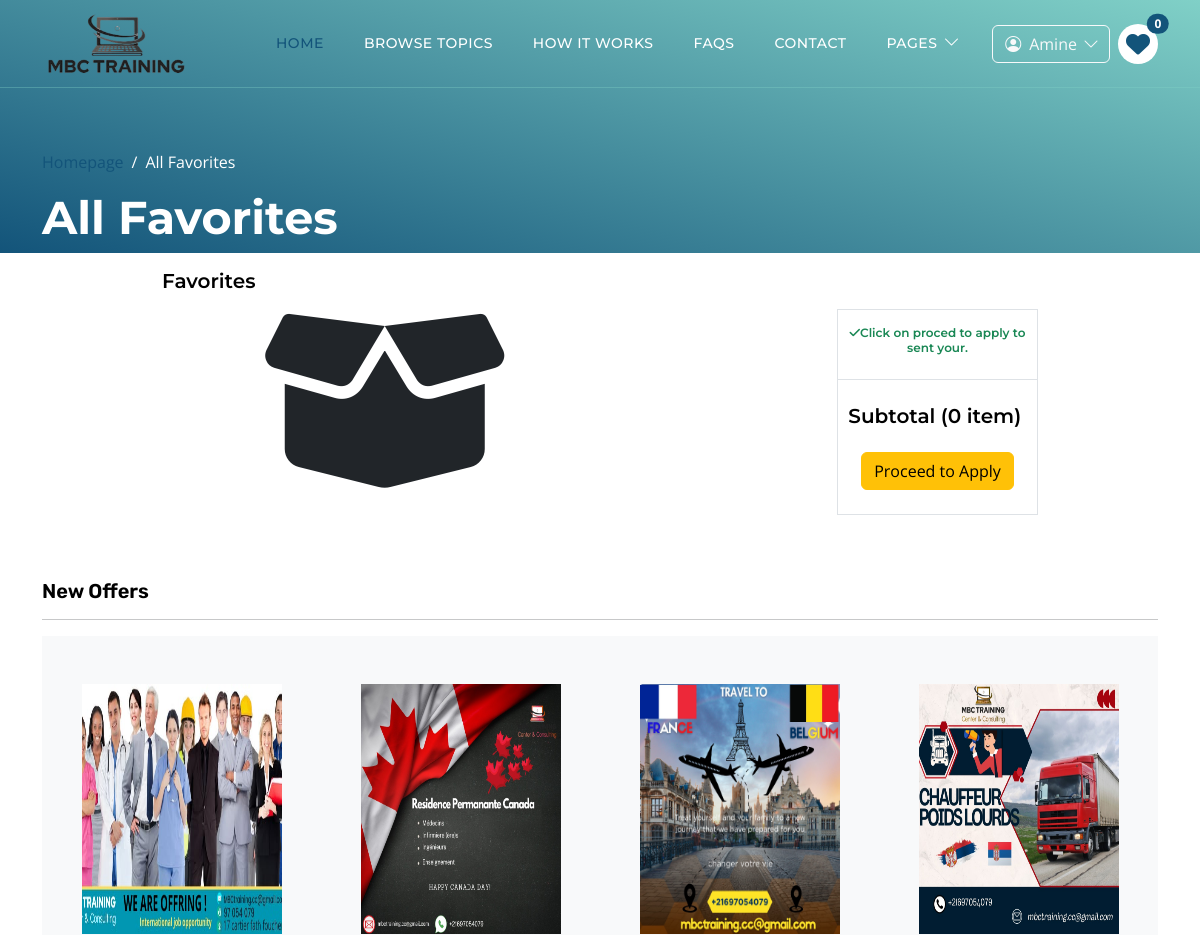
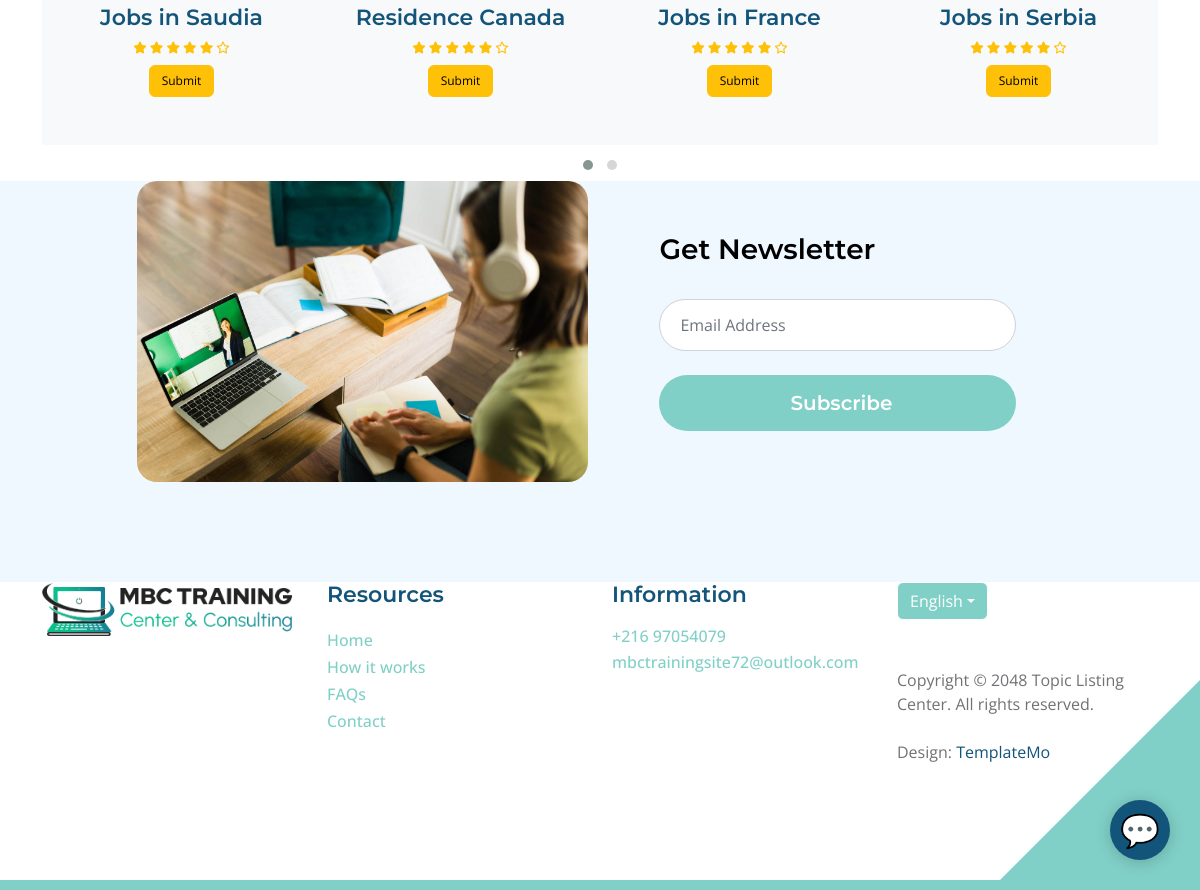
Screenshot of /favorites.php (signed in) with the database file from the repository (2 pictures, top to bottom).
### tables this page shows
CREATE TABLE `offer` (
  `item_id` INT(11) NOT NULL AUTO_INCREMENT,
  `item_name` VARCHAR(255) NOT NULL,
  `item_category` VARCHAR(255) NOT NULL,
  `item_image` VARCHAR(255) NOT NULL,
  `item_description` TEXT NOT NULL,
  `item_subdescription` VARCHAR(255) NOT NULL,
  `item_register` DATETIME DEFAULT NULL,
  PRIMARY KEY (`item_id`)
);

### favorites.php (called while the page is built)
<?php
include('header.php');
include('Template/_All Favorites.php');
include('Template/_favorites.php');
include('Template/_new-offers.php');
include('Template/_newsletter.php');
include('footer.php');
?>

### database/DBController.php (called while the page is built, shortened)
<?php
class DBController {
    protected $host = "localhost";
    protected $user = "root";
    protected $password = "";
    protected $database = "consulting";
    public function __construct() {
        $this->con = mysqli_connect($this->host, $this->user, $this->password, $this->database);
    }
}
?>

### functions.php (called while the page is built, shortened)
<?php
require('database/DBController.php');
require('database/Offer.php');
$db = new DBController();
$offer = new Offer($db);
$favorite = new Favorite($db);
?>

### database/Offer.php (called while the page is built, shortened)
<?php
class Offer {
    public $db = null;
    public function __construct(DBController $db) {
        $this->db = $db;
    }
    public function getData($table = 'offer') {
        $result = $this->db->con->query("SELECT * FROM {$table}");
        $resultArray = array();
        while($item = mysqli_fetch_array($result, MYSQLI_ASSOC)) {
            $resultArray[] = $item;
        }
        return $resultArray;
    }
}
?>

### Template/_new-offers.php (the view, shortened to what this page needs)
<?php
$offer_shuffle = $offer->getData();
shuffle($offer_shuffle);
?>
<section id="new-offers" class="mt-5">
    <div class="container">
        <h4 class="font-rubik font-size-20">New Offers</h4>
        <hr>
        <div class="owl-carousel owl-theme">
            <?php foreach($offer_shuffle as $item) { ?>
            <div class="item py-5 bg-light text-center">
                <div class="offer font-rale">
                    <a href="<?php printf('offer.php?item_id=%s', $item['item_id']); ?>"><img src="<?php echo $item['item_image'] ?? './images/offers/job offers france.jpg'; ?>" alt="offer1" class="img-fluid" style="width:200px;height:250px;"></a>
                    <div>
                        <h6><?php echo $item['item_name'] ?? 'Unknown Offer'; ?></h6>
                        <div class="rating text-warning font-size-12">
                            <span><i class="fas fa-star"></i></span>
                            <span><i class="fas fa-star"></i></span>
                            <span><i class="fas fa-star"></i></span>
                            <span><i class="fas fa-star"></i></span>
                            <span><i class="fas fa-star"></i></span>
                            <span><i class="far fa-star"></i></span>
                        </div>
                        <form method="post">
                            <?php
                                if (in_array($item['item_id'], $favorite->getFavoritesById($offer->getData('favorites')) ?? [])) {
                                    echo '<button type="submit" disabled class="btn btn-warning font-size-12 mt-2" name="new-offer-submit">In Favorites</button>';
                                } else {
                                    echo '<button type="submit" class="btn btn-warning font-size-12 mt-2" name="new-offer-submit">Submit</button>';
                                }
                            ?>
                        </form>
                    </div>
                </div>
            </div>
            <?php } ?>
        </div>
    </div>
</section>

### css/templatemo-topic-listing.css (style rules this page uses)
:root { --white-color: #ffffff; --primary-color: #13547a; --secondary-color: #80d0c7; --section-bg-color: #f0f8ff; --custom-btn-bg-color: #80d0c7; --custom-btn-bg-hover-color: #13547a; --dark-color: #000000; --p-color: #717275; --border-color: #7fffd4; --link-hover-color: #13547a; --body-font-family: 'Open Sans', sans-serif; --title-font-family: 'Montserrat', sans-serif; --h1-font-size: 58px; --h2-font-size: 46px; --h3-font-size: 32px; --h4-font-size: 28px; --h5-font-size: 24px; --h6-font-size: 22px; --p-font-size: 20px; --menu-font-size: 14px; --btn-font-size: 18px; --copyright-font-size: 16px; --border-radius-large: 100px; --border-radius-medium: 20px; --border-radius-small: 10px; --font-weight-normal: 400; --font-weight-medium: 500; --font-weight-semibold: 600; --font-weight-bold: 700; }
body { background-color: var(--white-color); font-family: var(--body-font-family); }
h2, h3, h4, h5, h6 { color: var(--dark-color); }
h1, h2, h3, h4, h5, h6 { font-family: var(--title-font-family); font-weight: var(--font-weight-semibold); }
h4 { font-size: var(--h4-font-size); }
h6 { color: var(--primary-color); font-size: var(--h6-font-size); }
a, button { touch-action: manipulation; transition: all 0.3s; }
a { display: inline-block; color: var(--primary-color); text-decoration: none; }
.font-size-12 { font-size: 12px; }
.font-size-20 { font-size: 20px; }
.font-rubik { font-family: "Rubik", cursive; }

### rows the page displays
offer: item_image (picture), item_name "Jobs in Saudia"
offer: item_image (picture), item_name "Residence Canada"
offer: item_image (picture), item_name "Jobs in France"
offer: item_image (picture), item_name "Jobs in Serbia"

### other values shown
explode(' ', $_SESSION['full_name'])[0] "Amine"
substr(basename(__FILE__, '.php'), 1) "All Favorites"
count($offer->getData('favorites')) "0"
